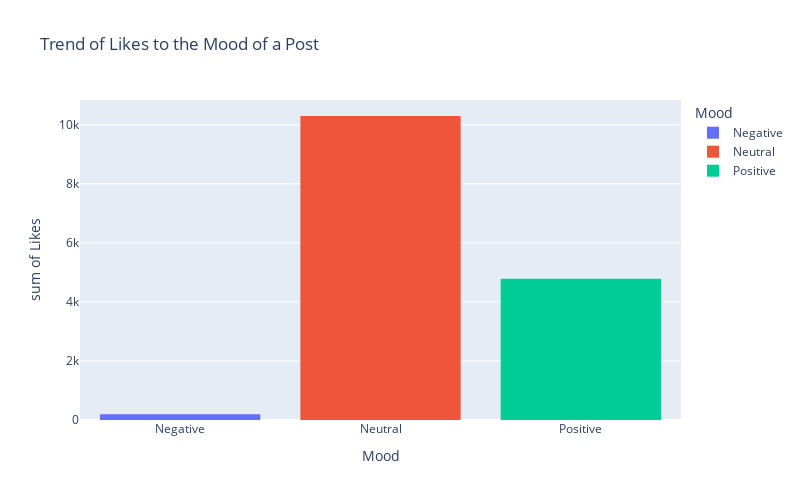

Notebook code cell kept with this figure:
### Markdown cell above
Overall User Sentiment

### Code cell
# Overall if the mood is positive, negative, or neutral
df['Mood'] = df['Sentiment'].apply(lambda x: 'Positive' if x > 0 else ('Neutral' if x == 0 else 'Negative'))
mood_count = df.groupby('Mood')['Likes'].sum().reset_index()
fig = px.histogram(mood_count, x='Mood', y='Likes', color='Mood', title='Trend of Likes to the Mood of a Post')
fig.update_layout(width=800, height=500)
fig.show()

### Figure 1 — Plotly figure (JSON) as saved in the notebook; plotly's stock layout.template omitted (floating-point values rounded to 4 significant figures)
{"data": [{"alignmentgroup": "True", "bingroup": "x", "histfunc": "sum", "hovertemplate": "Mood=%{x}<br>sum of Likes=%{y}<extra></extra>", "legendgroup": "Negative", "marker": {"color": "#636efa", "pattern": {"shape": ""}}, "name": "Negative", "offsetgroup": "Negative", "orientation": "v", "showlegend": true, "type": "histogram", "x": ["Negative"], "xaxis": "x", "y": [194], "yaxis": "y"}, {"alignmentgroup": "True", "bingroup": "x", "histfunc": "sum", "hovertemplate": "Mood=%{x}<br>sum of Likes=%{y}<extra></extra>", "legendgroup": "Neutral", "marker": {"color": "#EF553B", "pattern": {"shape": ""}}, "name": "Neutral", "offsetgroup": "Neutral", "orientation": "v", "showlegend": true, "type": "histogram", "x": ["Neutral"], "xaxis": "x", "y": [10297], "yaxis": "y"}, {"alignmentgroup": "True", "bingroup": "x", "histfunc": "sum", "hovertemplate": "Mood=%{x}<br>sum of Likes=%{y}<extra></extra>", "legendgroup": "Positive", "marker": {"color": "#00cc96", "pattern": {"shape": ""}}, "name": "Positive", "offsetgroup": "Positive", "orientation": "v", "showlegend": true, "type": "histogram", "x": ["Positive"], "xaxis": "x", "y": [4786], "yaxis": "y"}], "layout": {"barmode": "relative", "height": 500, "legend": {"title": {"text": "Mood"}, "tracegroupgap": 0}, "title": {"text": "Trend of Likes to the Mood of a Post"}, "width": 800, "xaxis": {"anchor": "y", "categoryarray": ["Negative", "Neutral", "Positive"], "categoryorder": "array", "domain": [0, 1], "title": {"text": "Mood"}}, "yaxis": {"anchor": "x", "domain": [0, 1], "title": {"text": "sum of Likes"}}}}
